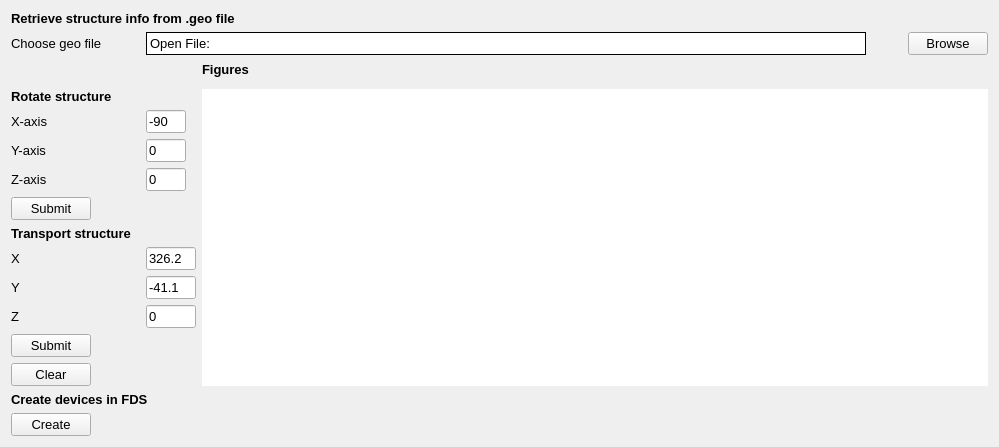
            <widget class="QWidget" name="tab_Mechanical">
             <attribute name="title">
              <string>Group 2</string>
             </attribute>
             <layout class="QGridLayout" name="gridLayout_5">
              <item row="14" column="0" colspan="2">
               <widget class="QPushButton" name="pushButton_Transport">
                <property name="sizePolicy">
                 <sizepolicy hsizetype="Fixed" vsizetype="Fixed">
                  <horstretch>0</horstretch>
                  <verstretch>0</verstretch>
                 </sizepolicy>
                </property>
                <property name="font">
                 <font>
                  <pointsize>10</pointsize>
                 </font>
                </property>
                <property name="text">
                 <string>Submit</string>
                </property>
               </widget>
              </item>
              <item row="11" column="0">
               <widget class="QLabel" name="label_justdisplay_17">
                <property name="maximumSize">
                 <size>
                  <width>35</width>
                  <height>16777215</height>
                 </size>
                </property>
                <property name="font">
                 <font>
                  <pointsize>10</pointsize>
                 </font>
                </property>
                <property name="text">
                 <string>X</string>
                </property>
               </widget>
              </item>
              <item row="15" column="0" colspan="2">
               <widget class="QPushButton" name="pushButton_ClearChanges">
                <property name="sizePolicy">
                 <sizepolicy hsizetype="Fixed" vsizetype="Fixed">
                  <horstretch>0</horstretch>
                  <verstretch>0</verstretch>
                 </sizepolicy>
                </property>
                <property name="font">
                 <font>
                  <pointsize>10</pointsize>
                 </font>
                </property>
                <property name="text">
                 <string>Clear</string>
                </property>
               </widget>
              </item>
              <item row="3" column="2">
               <widget class="QLabel" name="label_justdisplay_15">
                <property name="font">
                 <font>
                  <pointsize>10</pointsize>
                  <weight>75</weight>
                  <bold>true</bold>
                 </font>
                </property>
                <property name="text">
                 <string>Figures</string>
                </property>
               </widget>
              </item>
              <item row="17" column="0" colspan="3">
               <widget class="QPushButton" name="pushButton_CreateDevices">
                <property name="sizePolicy">
                 <sizepolicy hsizetype="Fixed" vsizetype="Fixed">
                  <horstretch>0</horstretch>
                  <verstretch>0</verstretch>
                 </sizepolicy>
                </property>
                <property name="font">
                 <font>
                  <pointsize>10</pointsize>
                 </font>
                </property>
                <property name="text">
                 <string>Create</string>
                </property>
               </widget>
              </item>
              <item row="1" column="3">
               <widget class="QPushButton" name="pushButton_LoadFileGeo">
                <property name="maximumSize">
                 <size>
                  <width>300</width>
                  <height>16777215</height>
                 </size>
                </property>
                <property name="font">
                 <font>
                  <pointsize>10</pointsize>
                 </font>
                </property>
                <property name="text">
                 <string>Browse</string>
                </property>
               </widget>
              </item>
              <item row="5" column="0">
               <widget class="QLabel" name="label_justdisplay_12">
                <property name="font">
                 <font>
                  <pointsize>10</pointsize>
                  <weight>75</weight>
                  <bold>true</bold>
                 </font>
                </property>
                <property name="text">
                 <string>Rotate structure</string>
                </property>
               </widget>
              </item>
              <item row="16" column="0" colspan="3">
               <widget class="QLabel" name="label_justdisplay_20">
                <property name="font">
                 <font>
                  <pointsize>10</pointsize>
                  <weight>75</weight>
                  <bold>true</bold>
                 </font>
                </property>
                <property name="text">
                 <string>Create devices in FDS</string>
                </property>
               </widget>
              </item>
              <item row="7" column="0">
               <widget class="QLabel" name="label_justdisplay_13">
                <property name="maximumSize">
                 <size>
                  <width>45</width>
                  <height>16777215</height>
                 </size>
                </property>
                <property name="font">
                 <font>
                  <pointsize>10</pointsize>
                 </font>
                </property>
                <property name="text">
                 <string>Y-axis</string>
                </property>
               </widget>
              </item>
              <item row="1" column="1" colspan="2">
               <widget class="QLabel" name="label_OpenFileGeo">
                <property name="maximumSize">
                 <size>
                  <width>720</width>
                  <height>16777215</height>
                 </size>
                </property>
                <property name="font">
                 <font>
                  <pointsize>10</pointsize>
                 </font>
                </property>
                <property name="styleSheet">
                 <string notr="true">background-color: rgb(255, 255, 255);</string>
                </property>
                <property name="frameShape">
                 <enum>QFrame::Panel</enum>
                </property>
                <property name="frameShadow">
                 <enum>QFrame::Plain</enum>
                </property>
                <property name="text">
                 <string>Open File:</string>
                </property>
               </widget>
              </item>
              <item row="8" column="1">
               <widget class="QLineEdit" name="lineEdit_RotateZ">
                <property name="sizePolicy">
                 <sizepolicy hsizetype="Fixed" vsizetype="Fixed">
                  <horstretch>0</horstretch>
                  <verstretch>0</verstretch>
                 </sizepolicy>
                </property>
                <property name="maximumSize">
                 <size>
                  <width>40</width>
                  <height>24</height>
                 </size>
                </property>
                <property name="font">
                 <font>
                  <pointsize>10</pointsize>
                 </font>
                </property>
                <property name="text">
                 <string>0</string>
                </property>
               </widget>
              </item>
              <item row="13" column="1">
               <widget class="QLineEdit" name="lineEdit_TransportZ">
                <property name="sizePolicy">
                 <sizepolicy hsizetype="Fixed" vsizetype="Fixed">
                  <horstretch>0</horstretch>
                  <verstretch>0</verstretch>
                 </sizepolicy>
                </property>
                <property name="maximumSize">
                 <size>
                  <width>50</width>
                  <height>24</height>
                 </size>
                </property>
                <property name="font">
                 <font>
                  <pointsize>10</pointsize>
                 </font>
                </property>
                <property name="text">
                 <string>0</string>
                </property>
               </widget>
              </item>
              <item row="0" column="0" colspan="4">
               <widget class="QLabel" name="label_justdisplay_10">
                <property name="font">
                 <font>
                  <pointsize>10</pointsize>
                  <weight>75</weight>
                  <bold>true</bold>
                 </font>
                </property>
                <property name="text">
                 <string>Retrieve structure info from .geo file</string>
                </property>
               </widget>
              </item>
              <item row="6" column="1">
               <widget class="QLineEdit" name="lineEdit_RotateX">
                <property name="sizePolicy">
                 <sizepolicy hsizetype="Fixed" vsizetype="Fixed">
                  <horstretch>0</horstretch>
                  <verstretch>0</verstretch>
                 </sizepolicy>
                </property>
                <property name="maximumSize">
                 <size>
                  <width>40</width>
                  <height>24</height>
                 </size>
                </property>
                <property name="font">
                 <font>
                  <pointsize>10</pointsize>
                 </font>
                </property>
                <property name="text">
                 <string>-90</string>
                </property>
               </widget>
              </item>
              <item row="12" column="1">
               <widget class="QLineEdit" name="lineEdit_TransportY">
                <property name="sizePolicy">
                 <sizepolicy hsizetype="Fixed" vsizetype="Fixed">
                  <horstretch>0</horstretch>
                  <verstretch>0</verstretch>
                 </sizepolicy>
                </property>
                <property name="maximumSize">
                 <size>
                  <width>50</width>
                  <height>24</height>
                 </size>
                </property>
                <property name="font">
                 <font>
                  <pointsize>10</pointsize>
                 </font>
                </property>
                <property name="text">
                 <string>-41.1</string>
                </property>
               </widget>
              </item>
              <item row="8" column="0">
               <widget class="QLabel" name="label_justdisplay_14">
                <property name="maximumSize">
                 <size>
                  <width>45</width>
                  <height>16777215</height>
                 </size>
                </property>
                <property name="font">
                 <font>
                  <pointsize>10</pointsize>
                 </font>
                </property>
                <property name="text">
                 <string>Z-axis</string>
                </property>
               </widget>
              </item>
              <item row="1" column="0">
               <widget class="QLabel" name="label_justdisplay_9">
                <property name="minimumSize">
                 <size>
                  <width>129</width>
                  <height>0</height>
                 </size>
                </property>
                <property name="maximumSize">
                 <size>
                  <width>129</width>
                  <height>16777215</height>
                 </size>
                </property>
                <property name="font">
                 <font>
                  <pointsize>10</pointsize>
                 </font>
                </property>
                <property name="text">
                 <string>Choose geo file</string>
                </property>
               </widget>
              </item>
              <item row="9" column="0" colspan="2">
               <widget class="QPushButton" name="pushButton_Rotate">
                <property name="sizePolicy">
                 <sizepolicy hsizetype="Fixed" vsizetype="Fixed">
                  <horstretch>0</horstretch>
                  <verstretch>0</verstretch>
                 </sizepolicy>
                </property>
                <property name="font">
                 <font>
                  <pointsize>10</pointsize>
                 </font>
                </property>
                <property name="text">
                 <string>Submit</string>
                </property>
               </widget>
              </item>
              <item row="13" column="0">
               <widget class="QLabel" name="label_justdisplay_16">
                <property name="maximumSize">
                 <size>
                  <width>35</width>
                  <height>16777215</height>
                 </size>
                </property>
                <property name="font">
                 <font>
                  <pointsize>10</pointsize>
                 </font>
                </property>
                <property name="text">
                 <string>Z</string>
                </property>
               </widget>
              </item>
              <item row="7" column="1">
               <widget class="QLineEdit" name="lineEdit_RotateY">
                <property name="sizePolicy">
                 <sizepolicy hsizetype="Fixed" vsizetype="Fixed">
                  <horstretch>0</horstretch>
                  <verstretch>0</verstretch>
                 </sizepolicy>
                </property>
                <property name="maximumSize">
                 <size>
                  <width>40</width>
                  <height>24</height>
                 </size>
                </property>
                <property name="font">
                 <font>
                  <pointsize>10</pointsize>
                 </font>
                </property>
                <property name="text">
                 <string>0</string>
                </property>
               </widget>
              </item>
              <item row="6" column="0">
               <widget class="QLabel" name="label_justdisplay_11">
                <property name="sizePolicy">
                 <sizepolicy hsizetype="Fixed" vsizetype="Preferred">
                  <horstretch>0</horstretch>
                  <verstretch>0</verstretch>
                 </sizepolicy>
                </property>
                <property name="maximumSize">
                 <size>
                  <width>45</width>
                  <height>16777215</height>
                 </size>
                </property>
                <property name="font">
                 <font>
                  <pointsize>10</pointsize>
                 </font>
                </property>
                <property name="text">
                 <string>X-axis</string>
                </property>
               </widget>
              </item>
              <item row="12" column="0">
               <widget class="QLabel" name="label_justdisplay_19">
                <property name="maximumSize">
                 <size>
                  <width>35</width>
                  <height>16777215</height>
                 </size>
                </property>
                <property name="font">
                 <font>
                  <pointsize>10</pointsize>
                 </font>
                </property>
                <property name="text">
                 <string>Y</string>
                </property>
               </widget>
              </item>
              <item row="4" column="2" colspan="2">
               <widget class="QWidget" name="content_Toolbar" native="true">
                <property name="styleSheet">
                 <string notr="true">background-color: rgb(255, 255, 255);
background-color: rgb(238, 238, 238);</string>
                </property>
               </widget>
              </item>
              <item row="5" column="2" rowspan="11" colspan="2">
               <widget class="QWidget" name="content_Plot" native="true">
                <property name="styleSheet">
                 <string notr="true">background-color: rgb(255, 255, 255);</string>
                </property>
               </widget>
              </item>
              <item row="11" column="1">
               <widget class="QLineEdit" name="lineEdit_TransportX">
                <property name="sizePolicy">
                 <sizepolicy hsizetype="Fixed" vsizetype="Fixed">
                  <horstretch>0</horstretch>
                  <verstretch>0</verstretch>
                 </sizepolicy>
                </property>
                <property name="maximumSize">
                 <size>
                  <width>50</width>
                  <height>24</height>
                 </size>
                </property>
                <property name="font">
                 <font>
                  <pointsize>10</pointsize>
                 </font>
                </property>
                <property name="text">
                 <string>326.2</string>
                </property>
               </widget>
              </item>
              <item row="10" column="0" colspan="2">
               <widget class="QLabel" name="label_justdisplay_18">
                <property name="font">
                 <font>
                  <pointsize>10</pointsize>
                  <weight>75</weight>
                  <bold>true</bold>
                 </font>
                </property>
                <property name="text">
                 <string>Transport structure</string>
                </property>
               </widget>
              </item>
              <item row="2" column="2">
               <spacer name="horizontalSpacer_2">
                <property name="orientation">
                 <enum>Qt::Horizontal</enum>
                </property>
                <property name="sizeType">
                 <enum>QSizePolicy::Preferred</enum>
                </property>
                <property name="sizeHint" stdset="0">
                 <size>
                  <width>700</width>
                  <height>1</height>
                 </size>
                </property>
               </spacer>
              </item>
             </layout>
            </widget>
